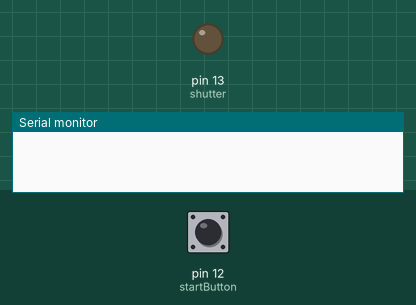
Simulated run of this sketch. Board: Arduino Uno, built with avr-gcc and run on an emulated ATmega328P. Shown: output pins drawn as LEDs (lit = HIGH), the last lines printed to the serial monitor. Dashed ring = blinking. Inputs (shaded band) come from the test bench; at power-on: pin 12 (startButton) HIGH.

Above: at 1.2 s.
1.3 s: pin 12 (startButton) pulled LOW for 0.15 s
At 1.4 s:
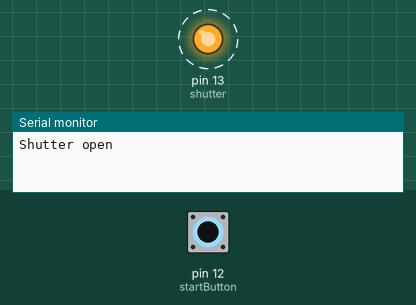
Timing chart, 0 to 10.4 s (numbered marks = the images above; inputs shaded):
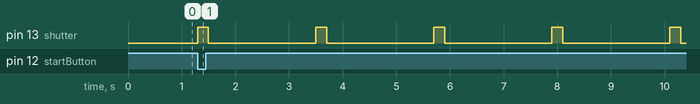

Measured:
- after the input at 1.3 s, pin 13 (shutter): alternates HIGH for 0.20 s and LOW for 2.0 s, starting at once

The sketch:

phoduino.ino
```cpp
/*
 Intervalometer, possible future rotation/panning with stepper motor?

 Borrowing heavily from http://openmoco.org/node/88

 */

// Pin setup
// Optocoupler
const int shutter = 13;
const int startButton = 12;

// Other variables
int interval; //interval between each frame (in ms)
const int exposure = 1000; //exposure of each frame

int frames;    // total number of frames
const bool dumbmode = true; //dumb intervalometer
bool START = false;
// Below here are values for advanced method where phoduino controls exposure

// last time our camera fired
unsigned long last_tm = 0;

// counter for how long we've been exposing
unsigned long exp_tm  = 0;

// whether or not we're currently exposing
bool exposing = false;


void setup()  {
  pinMode(shutter, OUTPUT);
  pinMode(startButton, INPUT);
  digitalWrite(startButton, HIGH); //set pullup resistor for startButton
  interval = 2000; // default value: 2 seconds
  frames = 5;      // default value: 5 frames
  Serial.begin(9600); // for debugging output
}

// Send an open/close to the shutter. Used in basic intervalometer mode
void triggerShutter() {
  //if the shutter length isn't specified, just open and close the shutter
  triggerShutter(200);
}

// Open the shutter for the specified length in ms
void triggerShutter(int ms) {
  digitalWrite(shutter, HIGH);
  Serial.println("Shutter open");
  delay(ms);
  digitalWrite(shutter, LOW);
  Serial.println("Shutter closed");
}

// Perhaps we want to adjust the interval as we go along to make the
//  timelapse speed up (longer interval) or slow down (shorter interval)
void takePictures( int num_frames, int interval ) {
  for (int i = 0; i < num_frames; i++) {
    triggerShutter();
    delay(interval);
  }
    Serial.print("Finished taking: ");
    Serial.print(num_frames);
    Serial.println(" frames");
}

void checkforStart() {
  // when start pin goes high, set variable START
  // then return
  while(!START) {
    int value = digitalRead(startButton);

    if (value == LOW) {
      START = true;
      return;
    }
  }
}

// the loop routine runs over and over again forever:
void loop()  {

  if(START) {


    if(dumbmode) {
      takePictures(frames,interval);
      START = false;

    }


    //Advanced stuff here for when phoduino is controlling shutter length
    // and to allow other work to be done
    // do some setup code here
  //   if ( exposing == false && millis() - last_tm > interval ) {
  //     //reset exposure timer
  //     exp_tm = millis();

  //     //set flag to indicate that we're currently exposing
  //     exposing = true;
  //     Serial.println(" Opening shuter");
  //     digitalWrite(shutter, HIGH);
  //   }
  //   else if (exposing == true && millis() - exp_tm > exposure) {
  //     // if we're currently exposing, and our exposure
  //     // time has elapsed...

      // disable optocoupler
  //     Serial.println(" Closing shutter");
  //     digitalWrite(shutter, LOW);

      // we set this now to ensure that our
      // interval time is measured from the
      // time an image is completed until the
      // time the next one is triggered
      //
      // if you want the interval time to be
      // measured between the time the image
      // is triggered and the next image is
      // triggered, move this to before
      // bringing the camera pin high

  //     last_tm = millis();

      // reset exposing flag
  //     exposing = false;
  //   }
  }
  else { //the start switch/button hasn't been pressed
    checkforStart();
  }
}
```
